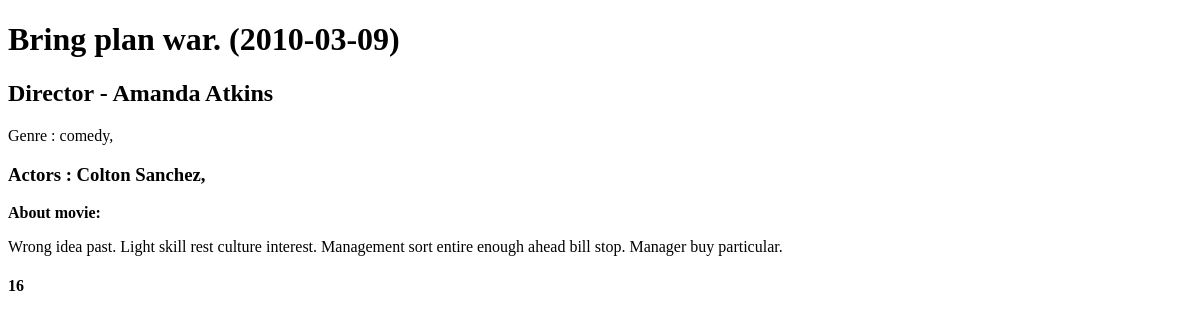
/movies/110, run on an earlier commit of the app's database.
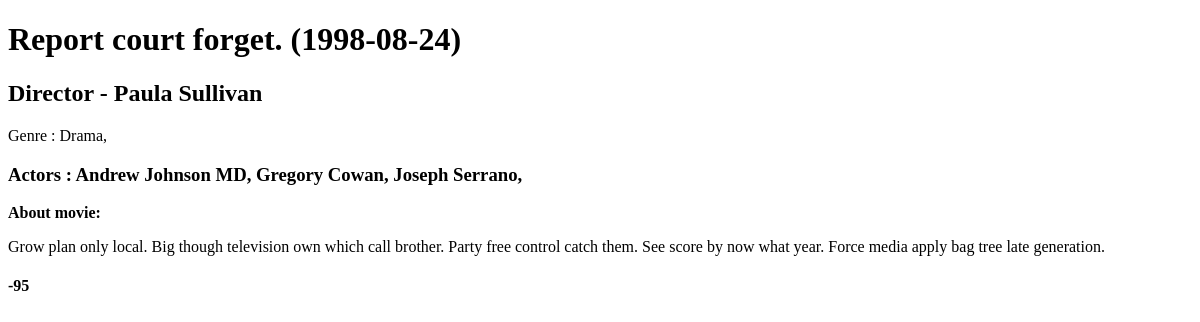
And on a later commit of the database.
### main/models.py (models this page shows)
class Movie(models.Model):
    title = models.CharField("Movie title", max_length=50, db_index=True)
    data = models.TextField("Movie data", default="")
    picture = models.ImageField("Movie picture", null=True)
    genre = models.ManyToManyField(Genre)
    director = models.ForeignKey(Director, on_delete=models.PROTECT, null=True)
    release_date = models.DateField("Movie release_date", null=True)
    raiting = models.IntegerField("Movie raiting", default=0, db_index=True)
    actors = models.ManyToManyField(Actor)
    def __str__(self):
        return '{} ({})'.format(self.title, self.release_date)

class Director(models.Model):
    name = models.CharField("Director name", max_length=60)
    def __str__(self):
        return self.name

class Genre(models.Model):
    title = models.CharField("Genre title", max_length=30)
    def __str__(self):
        return self.title

class Actor(models.Model):
    name = models.CharField("Actor name", max_length=60)
    def __str__(self):
        return self.name

### main/views.py (the view)
# urls.py: path('movies/<int:movie_pk>', get_about_movie, name='about_movie'),
def get_about_movie(request, movie_pk):
    post_about_movie = get_object_or_404(Movie, pk=movie_pk)
    return render(request, 'main/about_movie.html', {'title': post_about_movie,
                                                     "movie": post_about_movie})

### main/middletvar.py (called while the page is built)
    def __call__(self, request):
        start_time = time.time()
        response = self.get_response(request)
        duration = time.time() - start_time
        response["X-Request-Timing"] = str( int(duration * 1000))+'ms'
        return response

### main/templates/main/about_movie.html (shortened to what this page needs)
{%extends 'main/base.html'%}
{% block content %}
    <h1>{{movie}}</h1>
    <h2>Director - {{movie.director}}</h2>
<p>Genre : {% for el in movie.genre.all %}
    {{el}},
{% endfor %}</p>
<h3> Actors : {% for el in movie.actors.all %}
{{el}},
{% endfor %}</h3>
    <p><b>About movie:</b></p>
    <p>{{movie.data}}</p>
    <h4>{{movie.raiting}}</h4>
{%endblock%}

### main/templates/main/base.html (shortened to what this page needs)
<!DOCTYPE html>
<html lang="en">
<head>
</head>
<body>
    {% block content %}{%endblock%}
</body>
</html>

What changed in the data, as far as the page shows it:
no longer on this page (row edited): Genre: title "comedy"
no longer on this page (row edited): Actor: name "Colton Sanchez"
changed Movie: title+release_date "Bring plan war. (2010-03-09)" → "Report court forget. (1998-08-24)"; director "Amanda Atkins" → "Paula Sullivan"; data "Wrong idea past. Light skill rest culture interest. Management sort entire enough ahead bill stop. Manager buy particular." → "Grow plan only local. Big though television own which call brother. Party free control catch them. See score by now what year. Force media apply bag tree late generation."; raiting "16" → "-95"
now on this page (row edited): Genre: title "Drama"
now on this page (row edited): Actor: name "Andrew Johnson MD"
now on this page (row edited): Actor: name "Gregory Cowan"
now on this page (row edited): Actor: name "Joseph Serrano"
